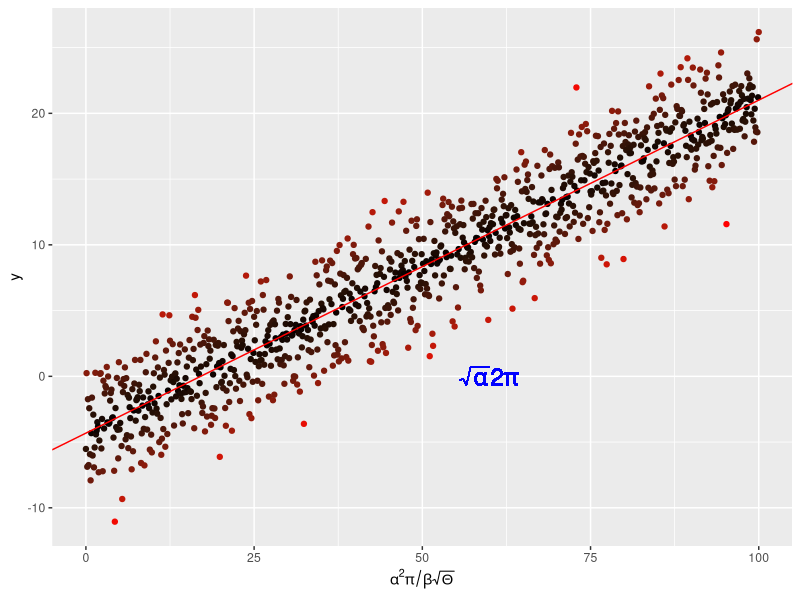
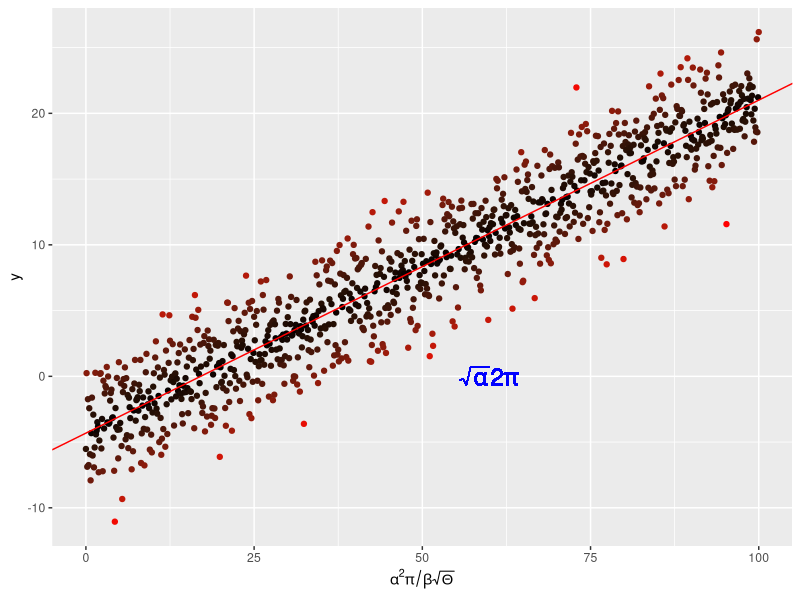

Generate these figures, in order, with R:
# Mathematical display
library(ggplot2)

x <- seq(0, 100, by = 0.1)
y <- -4. + 0.25 * x +
  rnorm(length(x), mean = 0., sd = 2.5)

# and put them in a dataframe
my_data <- data.frame(x = x, y = y)

# perform a linear regression
my_lm <- summary(lm(y ~ x, data = my_data))

# plot the data
p <-  ggplot(my_data, aes(x = x, y = y,
                          colour = abs(my_lm$residual))
             ) +
  geom_point() +
  scale_colour_gradient(low = "black", high = "red") +
  theme(legend.position = "none") +
  scale_x_continuous(
    expression(alpha^2 * pi / beta * sqrt(Theta)))

# add the regression line
p <- p + geom_abline(
  intercept = my_lm$coefficients[1][1],
  slope = my_lm$coefficients[2][1],
  colour = "red")
# throw some math on the plot
p <- p + geom_text(aes(x = 60, y = 0,
                       label = "sqrt(alpha) * 2* pi"), 
                       parse = TRUE, size = 6, 
                       colour = "blue")

p

# figure
pdf("../results/MyLinReg.pdf")
print(p)
dev.off